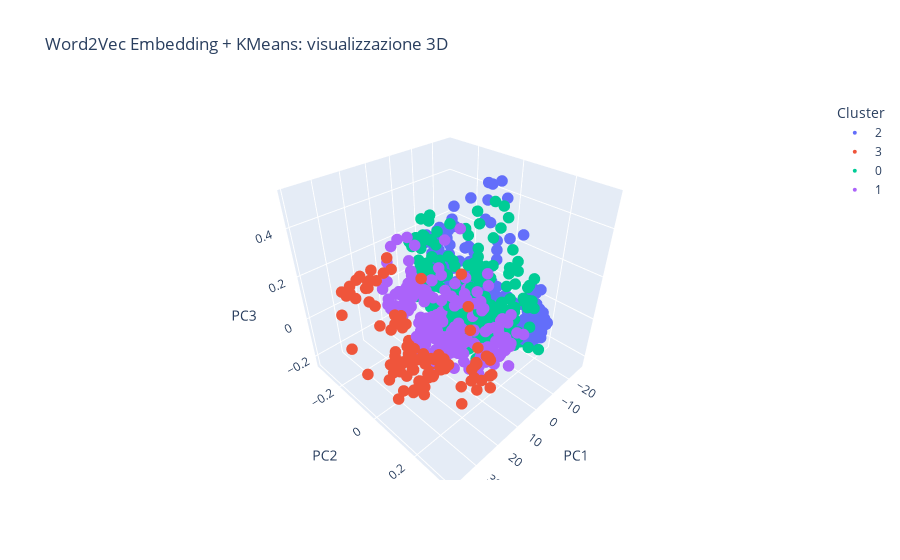

This figure's notebook cell:
### Code cell
# 8. Grafico 3D interattivo con Plotly
fig = px.scatter_3d(
    df_plot,
    x='PC1', y='PC2', z='PC3',
    color='cluster',
    title='Word2Vec Embedding + KMeans: visualizzazione 3D',
    labels={'cluster':'Cluster'}
)
fig.update_traces(marker=dict(size=4))
fig.show()
